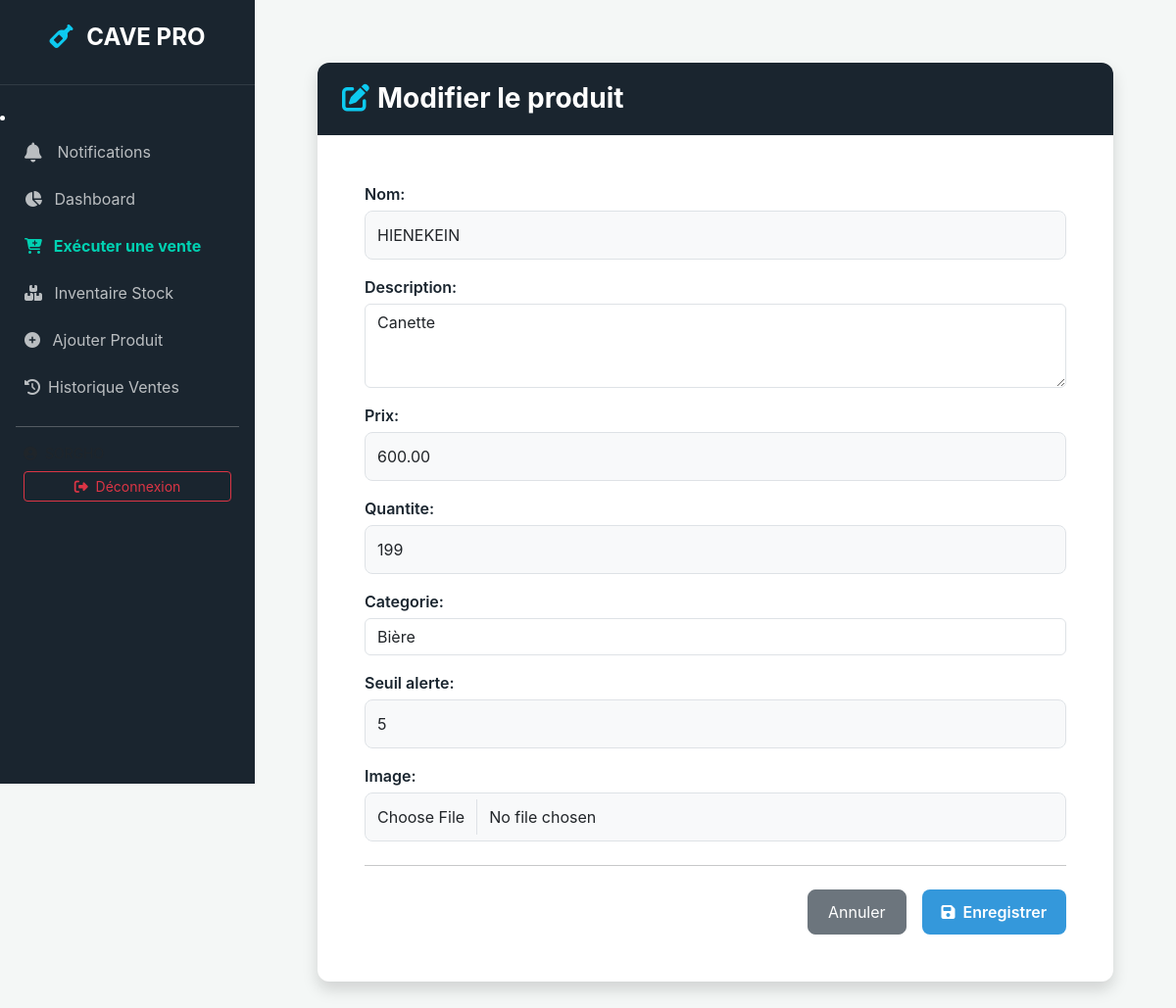
The page /produits/modifier/8/ (signed in) on the database its author committed.
### gestion/models.py (models this page shows, shortened)
class Produit(models.Model):
    nom = models.CharField(max_length=100)
    description = models.TextField(blank=True)
    prix = models.DecimalField(max_digits=10, decimal_places=2)
    quantite = models.IntegerField(default=0)
    categorie = models.ForeignKey(Categorie, on_delete=models.SET_NULL, null=True, blank=True)
    date_ajout = models.DateTimeField(auto_now_add=True)
    date_modification = models.DateTimeField(auto_now=True)
    seuil_alerte = models.IntegerField(default=5)
    image = models.ImageField(upload_to='produits/', blank=True, null=True)

class Categorie(models.Model):
    nom = models.CharField(max_length=100, unique=True)
    description = models.TextField(blank=True)
    date_creation = models.DateTimeField(auto_now_add=True)
    def __str__(self): return self.nom

### gestion/views.py (the view, shortened to what this page needs)
# urls.py: path('produits/modifier/<int:pk>/', views.modifier_produit, name='modifier_produit'),
@login_required
def modifier_produit(request, pk):
    p = get_object_or_404(Produit, pk=pk)
    old_q = p.quantite
    return render(request, 'gestion/modifier_produit.html', {'form': ProduitForm(instance=p), 'produit': p})

### gestion/context_processors.py (called while the page is built)
def notifications_count(request):
    if request.user.is_authenticated:
        count = Notification.objects.filter(lu=False).count()
    else:
        count = 0
    return {'notif_count': count}

### templates/gestion/modifier_produit.html (shortened to what this page needs)
{% extends 'base.html' %}
{% block content %}
<div class="container-fluid px-4 mt-4">
    <div class="card shadow" style="border: none; border-radius: 12px; overflow: hidden;">
        <div class="card-header text-white" style="background: #1a252f; padding: 20px 25px; border: none;">
            <h3 class="mb-0 fw-bold"><i class="fas fa-edit me-2 text-info"></i>Modifier le produit</h3>
        </div>
        <div class="card-body p-5">
            <form method="post" enctype="multipart/form-data">
                <div class="mb-4">
                    {{ form.as_p }}
                </div>
                <hr class="mb-4 opacity-10">
                <div class="d-flex justify-content-end">
                    <a href="{% url 'liste_produits' %}" class="btn btn-secondary me-3" style="border-radius: 8px; padding: 10px 20px;">
                        Annuler
                    </a>
                    <button type="submit" class="btn btn-primary" style="background: #3498db; border: none; border-radius: 8px; padding: 10px 20px; font-weight: 600;">
                        <i class="fas fa-save me-1"></i> Enregistrer
                    </button>
                </div>
            </form>
        </div>
    </div>
</div>
{% endblock %}

### templates/base.html (style rules this page uses)
:root { --sidebar-width: 260px; --primary-color: #1a252f; --accent-color: #3498db; --sale-color: #00d1b2; }
body { background-color: #f4f7f6; font-family: 'Inter', sans-serif; }
.card { border: none; border-radius: 12px; box-shadow: 0 4px 12px rgba(0,0,0,0.05); }

### templates/gestion/modifier_produit.html (style rules this page uses)
input[type=text], input[type=number], input[type=email], input[type=file], textarea { width: 100%; padding: 12px; border-radius: 8px; border: 1px solid #dee2e6; background-color: #f8f9fa; margin-bottom: 5px; }
p label { font-weight: 600; color: #1a252f; margin-bottom: 5px; }

### rows shown on the page
Produit: nom "HIENEKEIN", description "Canette", prix "600.00", quantite "199", categorie "Bière", seuil_alerte "5"
